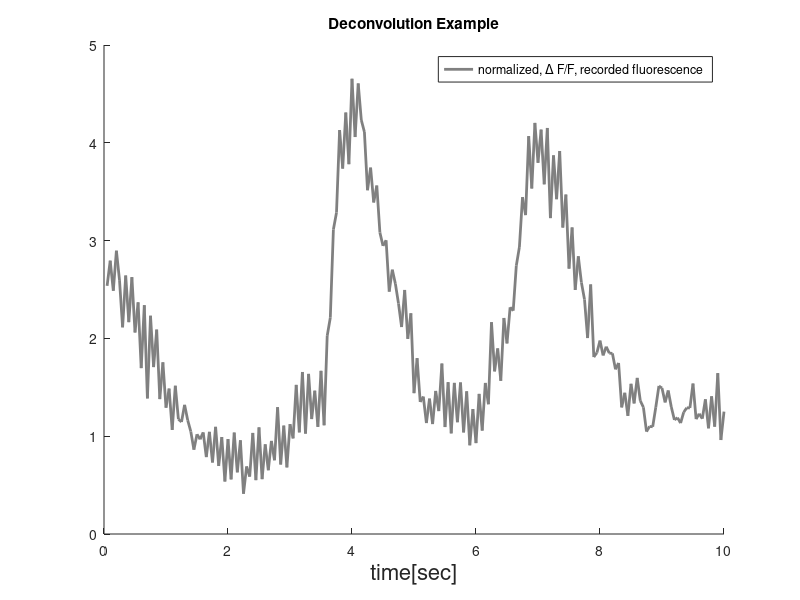

This figure's MATLAB source: (Note: this script raises an error after producing the figure.)
close all;
clear;

%% uploading the data 

% here a deconvolution of a single trace (trial) is demonstrated
% the best parameters for the deconvolution were found in advance 
% (find_best_param_fluorescence_data, also includes additional explanations 
% about the data)

load('Clancy_etal_fluorescence_example.mat')

% this data set includes T time point in each of the n trials.
% the original recording rate is 40hz with a decay rate of 0.97 (see
% manuscript). We used half rate extracted traces to find the best parameters
% hence we'll work with these 

cal_data = cal_data*100;
gamma_40hz = 0.97;
indx = 15; % pick as you wish
example_odd_trace = cal_data(1:2:end-1,indx);
ratio = 0.5;
gamma = 1-(1-gamma_40hz)/ratio;  
T = length(example_odd_trace);

figure(1)
t = (1:1:T)/20; %20hz
plot(t,example_odd_trace/std(example_odd_trace),'LineWidth',2, 'Color',[0.5 0.5 0.5])
hold on
xlabel('time[sec]','FontSize',16)
legend('normalized, \Delta F/F, recorded fluorescence') 
title('Deconvolution Example')
box('off') 

% will be used later to reconstruct the calcium from the deconvoled rates
Dinv = zeros(T,T); 
insert_vec = 1;
for k = 1:T
    Dinv(k,1:k) = insert_vec;
    insert_vec = [gamma^k, insert_vec];
end

% Deconvolve the recorded fluorescence trace

% Here the fluorescence trace is deconvolved into the spiking rate. The best
% penalty weight or smoothing parameter is different for each method 
% (and for every experimental setup and pre-proccesing beyond DeltaF/F if exists). 
% Finding these paraeters was done in advance, using the corresponding 
% find_best_param_fluorescence_data

% for c(1:T) the rate can be calculated for r(2:T) 
% r(1) is inferred as c(1) and has no meaning as a spiking rate 
t_results = 2:T;

%% using dynamically-binned algorithm
% here 
lambda = 0.2;
% deconvolving
[r_dynbin,r1_dynbin,beta0_dynbin] = dynbin(example_odd_trace,gamma,lambda);

figure(1)
plot(t(t_results),r_dynbin/std(r_dynbin),'LineWidth',2,'Color',[0.1 0.7 0.7])
legend('normalized, \Delta F/F, recorded fluorescence','normalized deconvolved rate using dynamically-binned')

% reconstructing the calcium from the deconvolved rate
c_dynbin = Dinv*[r1_dynbin; r_dynbin];

figure(2)
plot(t,example_odd_trace,'LineWidth',0.5,'Color',[0.1 0.1 1])
hold on
plot(t,c_dynbin+beta0_dynbin,'LineWidth',2,'Color',[0.1 0.5 0.5])
xlabel('time[sec]','FontSize',16)
ylabel('calcium a.u.','FontSize',16)
legend('fluorescence','reconstructed calcium')
title('Dynamically-Binned Calcium')
box('off')

%% using continuously varying algorithm
% here 
lambda = 1;
% deconvolving
[r_convar,r1_convar,beta0_convar] = convar(example_odd_trace,gamma,lambda);

figure(1)
plot(t(t_results),r_convar/std(r_convar),'LineWidth',2,'Color',[0.1 0.1 0.7])
legend('normalized, \Delta F/F, recorded fluorescence','normalized deconvolved rate using dynamically-binned','normalized deconvolved rate using continuously-varying')

% reconstructing the calcium from the deconvolved rate
c_convar = Dinv*[r1_convar; r_convar];

figure(3)
plot(t,example_odd_trace,'LineWidth',0.5,'Color',[0.1 0.1 1])
hold on
plot(t,c_convar+beta0_convar,'LineWidth',2,'Color',[0.1 0.1 0.7])
xlabel('time[sec]','FontSize',16)
ylabel('calcium a.u.','FontSize',16)
legend('fluorescence','reconstructed calcium')
title('Continuously-Varying Calcium')
box('off')

%% using Lucy-Richardson algorithm
% here 
smt = 1;
% deconvolving
% Lury-Richardson has an additional parameter which is the number of points
% to include in the deconvolution kernel shape it uses. The londer the
% better but also slower. Here I found that above 50 points no improvment
% is achieved. For short trials, the trial length is typically the longest
% kernel you can use (and the best).
kernel_length = 50;
r_lucric = lucric(example_odd_trace,gamma,smt,kernel_length);

figure(1)
plot(t,r_lucric/std(r_lucric),'LineWidth',2,'Color',[0.7 0.1 0.1])
legend('normalized, \Delta F/F, recorded fluorescence','normalized deconvolved rate using dynamically-binned','normalized deconvolved rate using continuously-varying','normalized deconvolved rate using Lucy-Richardson')

% reconstructing the calcium from the deconvolved rate
% In the reconstruction, the model uses r(1) = c(1) which is the first
% point of the fluorescence trace (as best estimate) 
% shifted by the minimum of the trace since lucric shifts the trace 
% (Lucy-Richardson assumes non negative trace)  
c_lucric = Dinv*[example_odd_trace(1)-min(example_odd_trace); r_lucric(2:end)];
% and the inference can be found accordingly
beta0_lucric = mean(example_odd_trace-c_lucric);

figure(4)
plot(t,example_odd_trace,'LineWidth',0.5,'Color',[0.1 0.1 1])
hold on
plot(t,c_lucric+beta0_lucric,'LineWidth',2,'Color',[0.7 0.1 0.1])
xlabel('time[sec]','FontSize',16)
ylabel('calcium a.u.','FontSize',16)
legend('fluorescence','reconstructed calcium')
title('Lucy-Richardson Calcium')
box('off')

%% using first differences
% here 
smt = 5;
% deconvolving
[r_firdif,r1_firdif,beta0_firdif] = firdif(example_odd_trace,gamma,smt);

figure(1)
plot(t(t_results),r_firdif/std(r_firdif),'LineWidth',2,'Color',[0.7 0.7 0.1])
legend('normalized, \Delta F/F, recorded fluorescence','normalized deconvolved rate using dynamically-binned','normalized deconvolved rate using continuously-varying','normalized deconvolved rate using Lucy-Richardson','normalized deconvolved rate using first differences')

% reconstructing the calcium from the deconvolved rate
c_firdif = Dinv*[r1_firdif; r_firdif];

figure(5)
plot(t,example_odd_trace,'LineWidth',0.5,'Color',[0.1 0.1 1])
hold on
plot(t,c_firdif+beta0_firdif,'LineWidth',2,'Color',[0.7 0.7 0.1])
xlabel('time[sec]','FontSize',16)
ylabel('calcium a.u.','FontSize',16)
legend('fluorescence','reconstructed calcium')
title('First Differences Calcium')
box('off')

